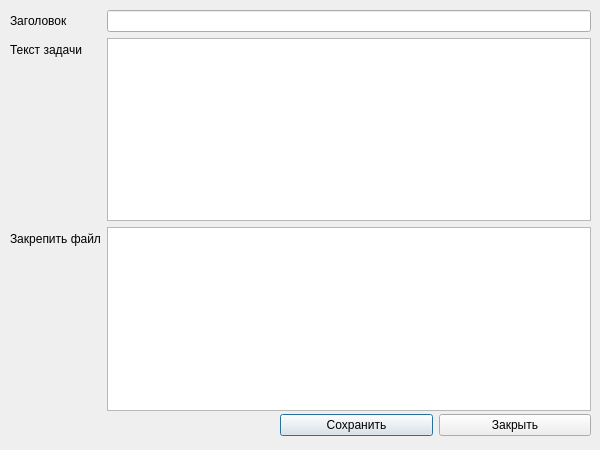
<?xml version="1.0" encoding="UTF-8"?>
<ui version="4.0">
 <class>AddTaskDialog</class>
 <widget class="QDialog" name="AddTaskDialog">
  <property name="geometry">
   <rect>
    <x>0</x>
    <y>0</y>
    <width>600</width>
    <height>450</height>
   </rect>
  </property>
  <property name="windowTitle">
   <string>Dialog</string>
  </property>
  <widget class="QWidget" name="formLayoutWidget">
   <property name="geometry">
    <rect>
     <x>10</x>
     <y>10</y>
     <width>581</width>
     <height>401</height>
    </rect>
   </property>
   <layout class="QFormLayout" name="formLayout">
    <item row="0" column="0">
     <widget class="QLabel" name="label">
      <property name="text">
       <string>Заголовок</string>
      </property>
     </widget>
    </item>
    <item row="0" column="1">
     <widget class="QLineEdit" name="leTitle"/>
    </item>
    <item row="1" column="0">
     <widget class="QLabel" name="label_2">
      <property name="text">
       <string>Текст задачи</string>
      </property>
     </widget>
    </item>
    <item row="1" column="1">
     <widget class="QTextEdit" name="teText"/>
    </item>
    <item row="2" column="0">
     <widget class="QLabel" name="label_3">
      <property name="text">
       <string>Закрепить файл</string>
      </property>
     </widget>
    </item>
    <item row="2" column="1">
     <widget class="QTableWidget" name="twFiles">
      <property name="editTriggers">
       <set>QAbstractItemView::NoEditTriggers</set>
      </property>
      <property name="selectionMode">
       <enum>QAbstractItemView::SingleSelection</enum>
      </property>
      <property name="selectionBehavior">
       <enum>QAbstractItemView::SelectRows</enum>
      </property>
     </widget>
    </item>
   </layout>
  </widget>
  <widget class="QWidget" name="horizontalLayoutWidget">
   <property name="geometry">
    <rect>
     <x>280</x>
     <y>410</y>
     <width>311</width>
     <height>31</height>
    </rect>
   </property>
   <layout class="QHBoxLayout" name="horizontalLayout">
    <item>
     <widget class="QPushButton" name="pbSave">
      <property name="text">
       <string>Сохранить</string>
      </property>
     </widget>
    </item>
    <item>
     <widget class="QPushButton" name="pbClose">
      <property name="text">
       <string>Закрыть</string>
      </property>
     </widget>
    </item>
   </layout>
  </widget>
 </widget>
 <resources/>
 <connections/>
</ui>
